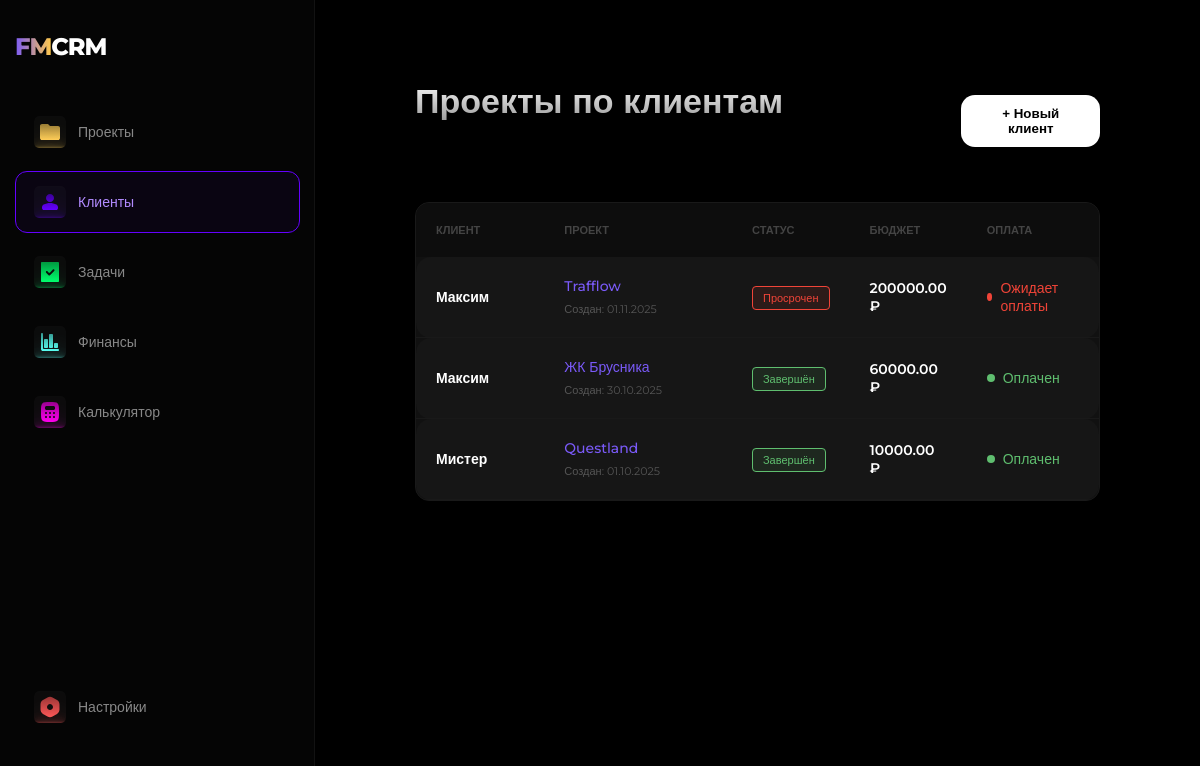
Before: /clients/ with the older database file.
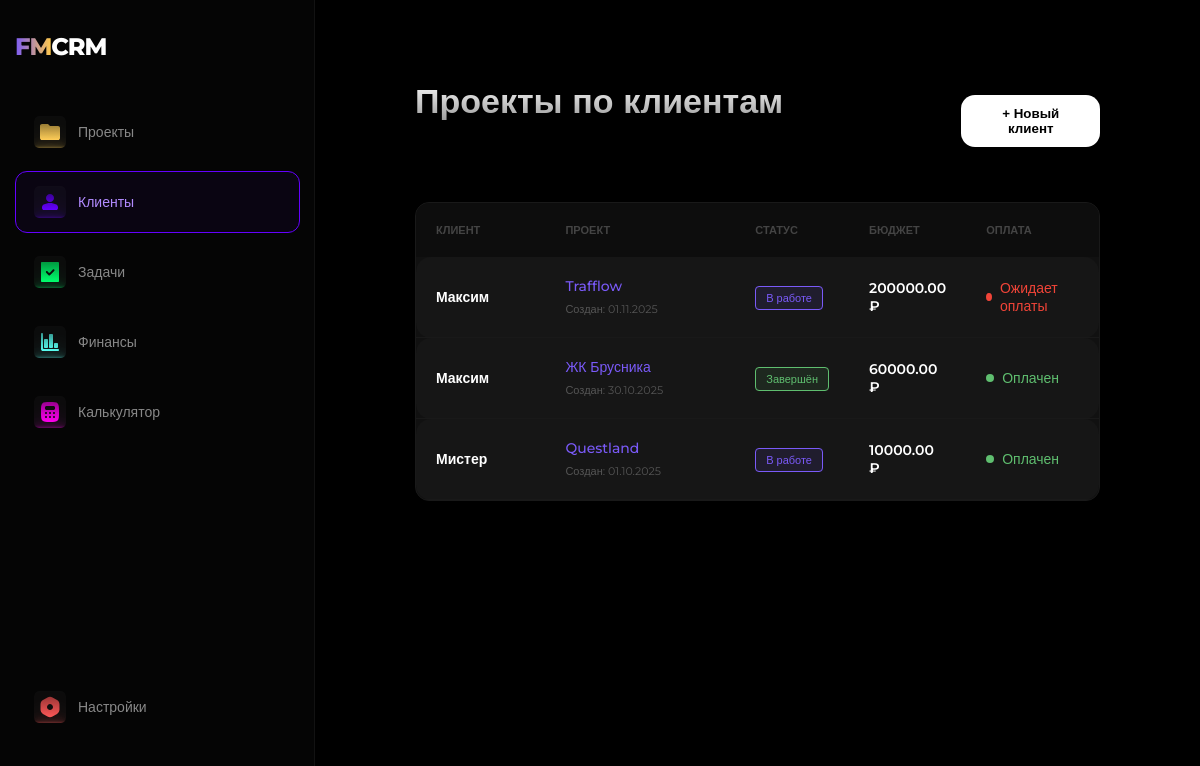
After: the same page with the newer database file.
### crm/models.py (models this page shows, shortened)
class Project(models.Model):
    STATUS_CHOICES = (
        ('planned', 'К выполнению'),
        ('inwork', 'В работе'),
        ('done', 'Завершён'),
        ('overdue', 'Просрочен'),
        ('paused', 'Приостановлен'),
    )
    PAYMENT_CHOICES = (
        ('paid', 'Оплачен'),
        ('not-paid', 'Не оплачен'),
        ('pending', 'Ожидает оплаты'),
    )
    title = models.CharField(max_length=200, verbose_name="Название проекта")
    client = models.ForeignKey(
        Client,
        on_delete=models.SET_NULL,
        null=True,
        blank=True,
        related_name='projects',
        verbose_name="Клиент"
    )
    description = models.TextField(blank=True, null=True, verbose_name="Описание проекта")
    status = models.CharField(max_length=20, choices=STATUS_CHOICES, default='planned', verbose_name="Статус")
    budget = models.DecimalField(max_digits=10, decimal_places=2, null=True, blank=True, verbose_name="Бюджет")
    start_date = models.DateField(null=True, blank=True, verbose_name="Дата начала")
    end_date = models.DateField(null=True, blank=True, verbose_name="Дата завершения")
    payment_status = models.CharField(max_length=20, choices=PAYMENT_CHOICES, default='not-paid', verbose_name="Оплата")
    order = models.PositiveIntegerField(default=0, verbose_name="Позиция")
    def get_status_display(self):
        return dict(self.STATUS_CHOICES).get(self.status, '—')
    def get_payment_status_display(self):
        return dict(self.PAYMENT_CHOICES).get(self.payment_status, '—')
    class Meta:
        ordering = ['status', 'order', 'id']

class Client(models.Model):
    name = models.CharField(max_length=200, verbose_name="Имя/Компания")
    contact_person = models.CharField(max_length=200, blank=True, null=True, verbose_name="Контактное лицо")
    email = models.EmailField(blank=True, null=True, verbose_name="Email")
    phone = models.CharField(max_length=20, blank=True, null=True, verbose_name="Телефон")
    telegram = models.CharField(max_length=100, blank=True, null=True, verbose_name="Telegram")
    is_vip = models.BooleanField(default=False, verbose_name="VIP статус")
    created_at = models.DateTimeField(auto_now_add=True, verbose_name="Дата добавления")
    class Meta:
        verbose_name = "Клиент"
        verbose_name_plural = "Клиенты"
        ordering = ['name']

### crm/views.py (the view)
# urls.py: path('clients/', views.client_projects_view, name='clients'),
def client_projects_view(request):
    all_projects = Project.objects.select_related('client').all().order_by('client__name', '-start_date')
    return render(request, 'clients.html', {'projects': all_projects})

### templates/clients.html (shortened to what this page needs)
{% extends 'base.html' %}
{% block content %}
<div class="content">
    <div class="topbar">
        <h1>Проекты по клиентам</h1>
        <button class="add-project-btn">+ Новый клиент</button>
    </div>
    <div class="project-card" style="padding: 0; overflow: hidden; border: 1px solid #191919; background-color: #111;">
        <table style="width: 100%; border-collapse: collapse; color: white; text-align: left;">
            <thead>
                <tr style="background-color: #0D0D0D; color: #808080; font-size: 12px; text-transform: uppercase;">
                    <th style="padding: 20px; width: 20%;">Клиент</th>
                    <th style="padding: 20px; width: 30%;">Проект</th>
                    <th style="padding: 20px; width: 15%;">Статус</th>
                    <th style="padding: 20px; width: 15%;">Бюджет</th>
                    <th style="padding: 20px; width: 20%;">Оплата</th>
                </tr>
            </thead>
            <tbody style="font-size: 14px;">
                {% for project in projects %}
                <tr style="border-bottom: 1px solid #191919; transition: background 0.2s;" onmouseover="this.style.backgroundColor='#161616'" onmouseout="this.style.backgroundColor='transparent'">
                    <td style="padding: 20px;">
                        <div style="font-weight: 600; color: #fff;">
                            {{ project.client.name|default:"Без клиента" }}
                        </div>
                    </td>
                    <td style="padding: 20px;">
                        <a href="{% url 'project_detail' project.id %}" style="color: #7A5AF8; text-decoration: none; font-weight: 500; display: block; margin-bottom: 4px;">
                            {{ project.title }}
                        </a>
                        <span style="font-size: 11px; color: #555;">Создан: {{ project.start_date|date:"d.m.Y" }}</span>
                    </td>
                    <td style="padding: 20px;">
                        <span style="padding: 4px 10px; border-radius: 4px; font-size: 11px; font-weight: 500; border: 1px solid;
                            {% if project.status == 'done' %} background: rgba(95,190,111,0.1); color: #5FBE6F; border-color: #5FBE6F;
                            {% elif project.status == 'inwork' %} background: rgba(122,90,248,0.1); color: #7A5AF8; border-color: #7A5AF8;
                            {% elif project.status == 'overdue' %} background: rgba(240,68,56,0.1); color: #F04438; border-color: #F04438;
                            {% else %} background: rgba(128,128,128,0.1); color: #808080; border-color: #808080; {% endif %}">
                            {{ project.get_status_display }}
                        </span>
                    </td>
                    <td style="padding: 20px; font-weight: 600;">
                        {{ project.budget|default:"0" }} ₽
                    </td>
                    <td style="padding: 20px;">
                        <div style="display: flex; align-items: center; gap: 8px;">
                            <div style="width: 8px; height: 8px; border-radius: 50%; background-color: {% if project.payment_status == 'paid' %}#5FBE6F{% else %}#F04438{% endif %};"></div>
                            <span style="color: {% if project.payment_status == 'paid' %}#5FBE6F{% else %}#F04438{% endif %};">
                                {{ project.get_payment_status_display }}
                            </span>
                        </div>
                    </td>
                </tr>
                {% empty %}
                <tr>
                    <td colspan="5" style="padding: 40px; text-align: center; color: #666;">
                        Проектов пока нет. Добавьте первый проект и привяжите его к клиенту.
                    </td>
                </tr>
                {% endfor %}
            </tbody>
        </table>
    </div>
</div>
{% endblock %}

### templates/base.html (shortened to what this page needs)
{% load static %}
<!DOCTYPE html>
<html lang="ru">
<head>
    <link rel="stylesheet" href="{% static 'style.css' %}">
</head>
<body>
    <nav class="sidebar">
        <h1 class="logo"><span class="fm">FM</span>CRM</h1>
        <ul class="nav-list">
            <li class="nav-item {% if request.path == '/projects/' or request.path == '/' %}active{% endif %}">
                <a href="{% url 'projects' %}">
                    <img src="{% static 'icons/folder.svg' %}" alt="Проекты">
                    <span>Проекты</span>
                </a>
            </li>
            <li class="nav-item {% if request.path == '/clients/' %}active{% endif %}">
                <a href="{% url 'clients' %}">
                    <img src="{% static 'icons/user.svg' %}" alt="Клиенты">
                    <span>Клиенты</span>
                </a>
            </li>
            <li class="nav-item {% if request.path == '/tasks/' %}active{% endif %}">
                <a href="{% url 'tasks' %}">
                    <img src="{% static 'icons/check.svg' %}" alt="Задачи">
                    <span>Задачи</span>
                </a>
            </li>
            <li class="nav-item {% if request.path == '/finance/' %}active{% endif %}">
                <a href="{% url 'finance' %}">
                    <img src="{% static 'icons/chart.svg' %}" alt="Финансы">
                    <span>Финансы</span>
                </a>
            </li>
            <li class="nav-item {% if request.path == '/calculator/' %}active{% endif %}">
                <a href="{% url 'calculator' %}">
                    <img src="{% static 'icons/calculator.svg' %}" alt="Калькулятор">
                    <span>Калькулятор</span>
                </a>
            </li>
        </ul>
        <div class="settings {% if request.path == '/settings/' %}active{% endif %}">
            <a href="#">
                <img src="{% static 'icons/settings.svg' %}" alt="Настройки">
                <span>Настройки</span>
            </a>
        </div>
    </nav>
    <main class="content">
        {% block content %}
        {% endblock %}
    </main>
</body>
</html>

### static/style.css (style rules this page uses)
* { box-sizing: border-box; margin: 0; padding: 0; }
body { font-family: 'Montserrat', Arial, sans-serif; background-color: #000000; color: #FFFFFF; overflow-x: hidden; display: flex; min-height: 100vh; }
.sidebar { position: fixed; top: 0; left: 0; width: 315px; height: 100vh; background-color: #050505; display: flex; flex-direction: column; padding: 32px 15px; z-index: 100; border-right: 1px solid rgba(255, 255, 255, 0.05); }
.logo { font-weight: 800; font-size: 24px; margin-bottom: 40px; letter-spacing: -1px; }
.logo .fm { background: linear-gradient(90deg, #7A5AF8 0%, #FEC84B 100%); -webkit-background-clip: text; -webkit-text-fill-color: transparent; }
.nav-list { list-style: none; display: flex; flex-direction: column; gap: 8px; }
.nav-item a, .settings a { display: flex; align-items: center; gap: 12px; text-decoration: none; color: #888888; padding: 14px 18px; width: 285px; border-radius: 12px; border: 1px solid transparent; transition: all 0.3s cubic-bezier(0.4, 0, 0.2, 1); font-size: 14px; font-weight: 500; }
.nav-item:nth-child(2).active a { border-color: #6400FF; background: rgba(100, 0, 255, 0.05); color: #B28BFF; }
.settings { margin-top: auto; margin-bottom: 30px; }
.topbar { display: flex; align-items: center; justify-content: space-between; gap: 20px; margin-bottom: 40px; width: 100%; }
.content { margin-left: 315px; padding: 40px 50px; width: calc(100% - 315px); min-height: 100vh; display: flex; flex-direction: column; align-items: stretch; }
.content > div { width: 100%; margin-left: 0 !important; margin-right: 0 !important; }
.content h1 { font-size: 34px; font-weight: 700; margin-bottom: 40px; text-align: left !important; width: 100% !important; background: linear-gradient(180deg, #FFFFFF 0%, #999999 100%); -webkit-background-clip: text; -webkit-text-fill-color: transparent; }
.project-card, .kanban-cards { background: rgba(255, 255, 255, 0.02); backdrop-filter: blur(10px); border: 1px solid rgba(255, 255, 255, 0.05); border-radius: 20px; padding: 24px; transition: all 0.4s cubic-bezier(0.165, 0.84, 0.44, 1); }
.add-project-btn { height: 52px; padding: 0 30px; background: #FFFFFF; color: #000000; border-radius: 14px; font-weight: 700; border: none; cursor: pointer; transition: all 0.3s ease; }
.project-card { background: rgba(255, 255, 255, 0.03); border: 1px solid rgba(255, 255, 255, 0.05); border-radius: 14px; padding: 20px; cursor: pointer; transition: all 0.3s ease; }
.project-card { transition: transform 0.25s cubic-bezier(0.2, 0, 0, 1), opacity 0.2s ease, background 0.3s ease; will-change: transform; }
table { width: 100% !important; border-collapse: separate; border-spacing: 0 12px; }
th { color: #444444; font-size: 11px; text-transform: uppercase; padding: 0 20px; text-align: left; }
td { background: rgba(255, 255, 255, 0.02); padding: 20px; }
td:first-child { border-radius: 15px 0 0 15px; }
td:last-child { border-radius: 0 15px 15px 0; }

Changed rows visible on the page:
changed Project "Trafflow": status "Просрочен" → "В работе"
changed Project "Questland": status "Завершён" → "В работе"
